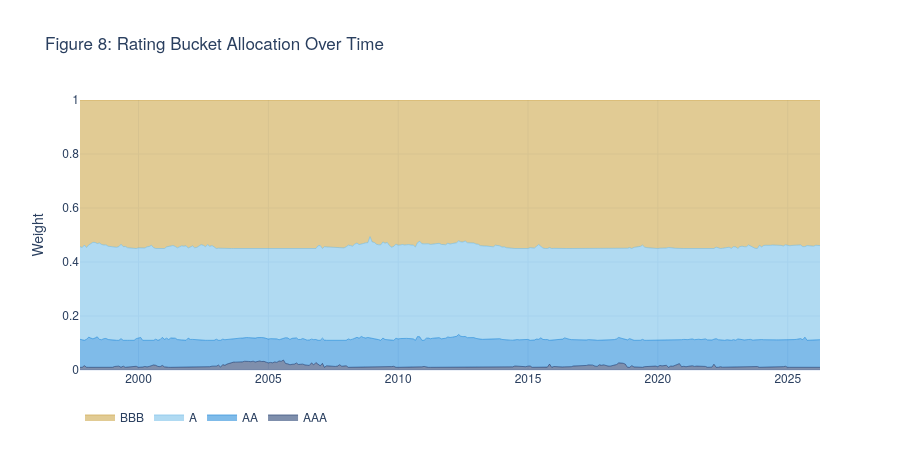

Source (notebook cell):
### Code cell
# ── Figure 8: Weight Allocation Over Time ────────────────────────
bucket_colors = {'AAA': NAVY, 'AA': DENIM, 'A': SKY, 'BBB': GOLD}

fig_wa = go.Figure()
for bucket in bt_result.weights_history.columns:
    fig_wa.add_trace(go.Scatter(
        x=bt_result.weights_history.index,
        y=bt_result.weights_history[bucket].values,
        name=bucket, stackgroup='one',
        line=dict(width=0.5, color=bucket_colors.get(bucket, SILVER)),
    ))

fig_wa.update_layout(
    title='Figure 8: Rating Bucket Allocation Over Time',
    yaxis_title='Weight', yaxis_range=[0, 1],
    template=TEMPLATE, height=450,
    legend=dict(orientation='h', y=-0.12),
    font=dict(family='Helvetica Neue, Arial, sans-serif'),
)
fig_wa.show()

### Figure 1 — Plotly figure (JSON) as saved in the notebook; plotly's stock layout.template omitted (floating-point values rounded to 4 significant figures; data arrays with more than 128 entries replaced by an {"elided": "..."} marker saying what was removed)
{"data": [{"line": {"color": "#00205B", "width": 0.5}, "name": "AAA", "stackgroup": "one", "type": "scatter", "x": {"elided": "343 str values"}, "y": {"elided": "343 float values"}}, {"line": {"color": "#0078D4", "width": 0.5}, "name": "AA", "stackgroup": "one", "type": "scatter", "x": {"elided": "343 str values"}, "y": {"elided": "343 float values"}}, {"line": {"color": "#62B5E5", "width": 0.5}, "name": "A", "stackgroup": "one", "type": "scatter", "x": {"elided": "343 str values"}, "y": {"elided": "343 float values"}}, {"line": {"color": "#C4972A", "width": 0.5}, "name": "BBB", "stackgroup": "one", "type": "scatter", "x": {"elided": "343 str values"}, "y": {"elided": "343 float values"}}], "layout": {"font": {"family": "Helvetica Neue, Arial, sans-serif"}, "height": 450, "legend": {"orientation": "h", "y": -0.12}, "title": {"text": "Figure 8: Rating Bucket Allocation Over Time"}, "yaxis": {"range": [0, 1], "title": {"text": "Weight"}}}}
